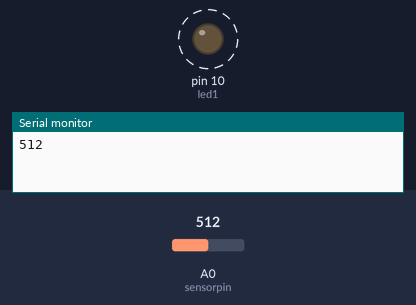
A sketch run on a simulated Arduino Uno, built with avr-gcc and run on an emulated ATmega328P. Parts: output pins drawn as LEDs (lit = HIGH), the last lines printed to the serial monitor. Dashed ring = blinking. The test bench sets the inputs (shaded band); at power-on: A0 (sensorpin) = 512.

Above: at 1.8 s.
1.9 s: A0 (sensorpin) set to 306
At 2.2 s:
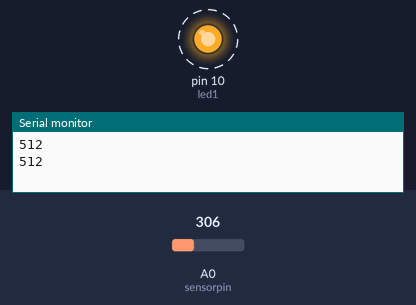
5.4 s: A0 (sensorpin) set to 122
At 5.56 s:
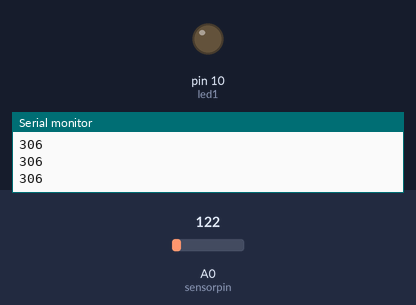
Timing chart, 0 to 14.9 s (numbered marks = the images above; inputs shaded):
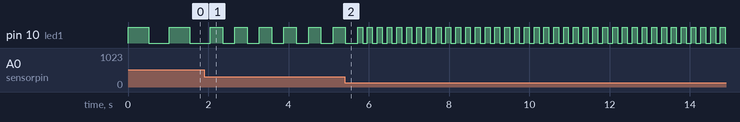

The sketch:

Anlog_Read_Potentimtr.ino
```cpp
int led1=10;
int sensorpin=A0;
int store=0;

void setup()
{
 pinMode(led1,OUTPUT);
Serial.begin(9600);
}

void loop()
  {
    store=analogRead(sensorpin);
    digitalWrite(led1,HIGH);
    delay(store);
    digitalWrite(led1,LOW);
    delay(store);
    Serial.println(store);
  }
```

Measured:
- after the input at 1.9 s, pin 10 (led1): alternates HIGH for 0.31 s and LOW for 0.31 s, starting after 0.46 s
- by itself, pin 10 (led1): alternates HIGH for 0.51 s and LOW for 0.51 s
